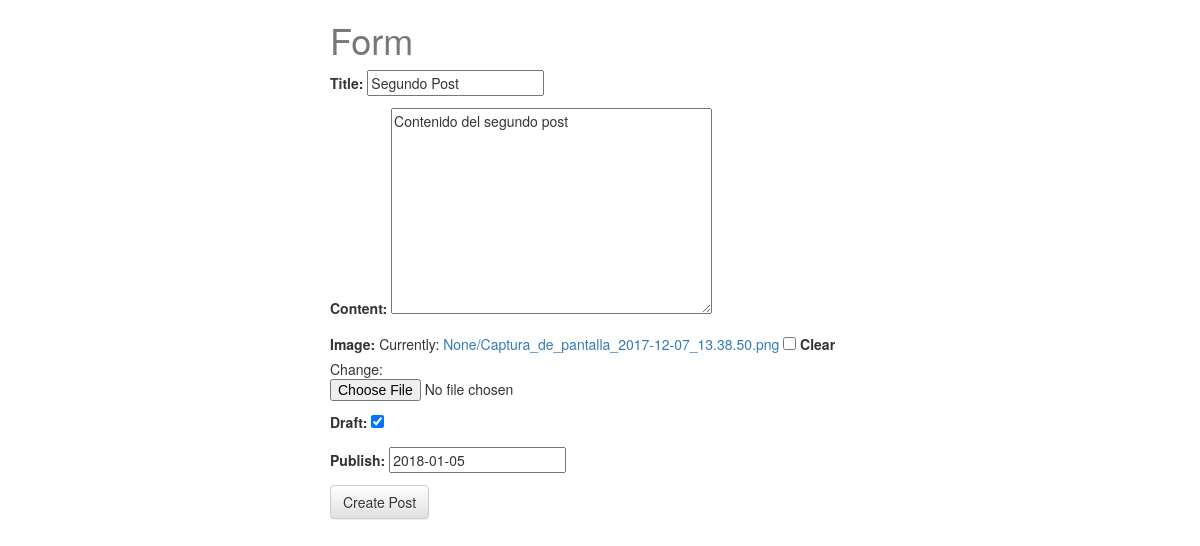
Screenshot of /posts/segundo-post/edit/ (signed in) with the database file from the repository.
### posts/models.py (models this page shows, shortened)
class Post(models.Model):
	user = models.ForeignKey(settings.AUTH_USER_MODEL, default=1)
	title = models.CharField(max_length=120)
	slug = models.SlugField(unique=True)
	image = models.ImageField(upload_to=upload_location,
		null=True, blank=True,
		width_field="width_field",
		height_field="height_field")
	height_field = models.IntegerField(default=0)
	width_field = models.IntegerField(default=0)
	content = models.TextField()
	draft = models.BooleanField()
	publish = models.DateField(auto_now=False, auto_now_add=False)
	updated = models.DateTimeField(auto_now=True, auto_now_add=False)
	timestamp = models.DateTimeField(auto_now=False, auto_now_add=True)
	objects = PostManager()
	class Meta:
		verbose_name = "Post"
		verbose_name_plural = "Posts"
	class Meta:
		ordering = ["-timestamp", "-updated"]

### posts/views.py (the view)
# urls.py: url(r'^(?P<slug>[\w-]+)/edit/$', post_update, name="update"),
def post_update(request, slug=None):
	if not request.user.is_staff or not request.user.is_superuser:
		raise Http404
	instance = get_object_or_404(Post, slug=slug)
	form = PostForm(request.POST or None, request.FILES or None, instance=instance)
	if form.is_valid():
		instance = form.save(commit=False)
		instance.save()
		messages.success(request, "Actualizado", extra_tags="some-tag")
		return HttpResponseRedirect(instance.get_absolute_url())
	context = {
		"title": instance.title,
		"instance": instance,
		"form": form
	}
	return render(request, "post_form.html", context)

### posts/forms.py
class PostForm(forms.ModelForm):
	class Meta:
		model = Post
		fields = [
			"title",
			"content",
			"image",
			"draft",
			"publish"
		]

### posts/models.py (called while the page is built)
	def all(self, *args, **kwargs):
		print(timezone.now())
		return super(PostManager, self).filter(draft=True)#.filter(publish__lte=timezone.now())

### templates/post_form.html (shortened to what this page needs)
{% extends "base.html" %}
{% block content %}
<div class="col-sm-6 col-sm-offset-3">
	<h1>Form</h1>
	<form method="POST" action="" enctype="multipart/form-data">
		{{form.as_p}}
		<input type="submit" class="btn btn-default" value="Create Post">
	</form>
</div>
{% endblock content %}

### static/css/base.css (style rules this page uses)
h1 { color:#777; }

### rows the page displays
Post: title "Segundo Post", content "Contenido del segundo post", draft "☑", publish "2018-01-05"
